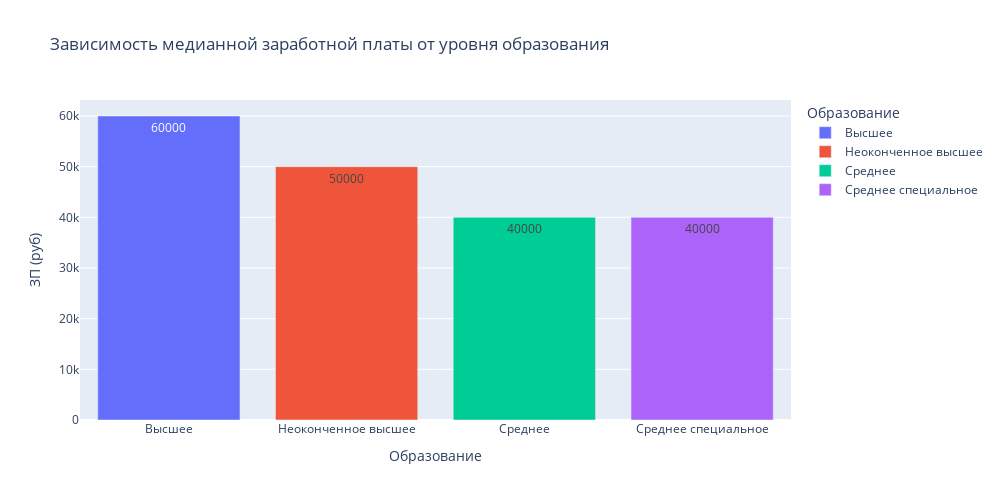

The cell this chart's notebook holds for it:
### Markdown cell above
4. Постройте диаграмму, которая показывает зависимость **медианной** желаемой заработной платы (**"ЗП (руб)"**) от уровня образования (**"Образование"**). Используйте для диаграммы данные о резюме, где желаемая заработная плата меньше 1 млн рублей.
*Сделайте выводы по представленной диаграмме: для каких уровней образования наблюдаются наибольшие и наименьшие уровни желаемой заработной платы? Как вы считаете, важен ли признак уровня образования при прогнозировании заработной платы?*

### Code cell
bar_data = hh.groupby(
    by='Образование',
    as_index=False
)[['ЗП (руб)']].median()
salary_mask2 = hh['ЗП (руб)'] < 1000000


fig = px.bar(
    data_frame=bar_data[salary_mask2],
    x='Образование',
    y='ЗП (руб)',
    color='Образование',
    text = 'ЗП (руб)',
    orientation='v',
    height=500, 
    width=1000, 
    title='Зависимость медианной заработной платы от уровня образования'
)

fig.show()

### Figure 1 — Plotly figure (JSON) as saved in the notebook; plotly's stock layout.template omitted (floating-point values rounded to 4 significant figures)
{"data": [{"alignmentgroup": "True", "hovertemplate": "Образование=%{x}<br>ЗП (руб)=%{text}<extra></extra>", "legendgroup": "Высшее", "marker": {"color": "#636efa", "pattern": {"shape": ""}}, "name": "Высшее", "offsetgroup": "Высшее", "orientation": "v", "showlegend": true, "text": [60000], "textposition": "auto", "type": "bar", "x": ["Высшее"], "xaxis": "x", "y": [60000], "yaxis": "y"}, {"alignmentgroup": "True", "hovertemplate": "Образование=%{x}<br>ЗП (руб)=%{text}<extra></extra>", "legendgroup": "Неоконченное высшее", "marker": {"color": "#EF553B", "pattern": {"shape": ""}}, "name": "Неоконченное высшее", "offsetgroup": "Неоконченное высшее", "orientation": "v", "showlegend": true, "text": [50000], "textposition": "auto", "type": "bar", "x": ["Неоконченное высшее"], "xaxis": "x", "y": [50000], "yaxis": "y"}, {"alignmentgroup": "True", "hovertemplate": "Образование=%{x}<br>ЗП (руб)=%{text}<extra></extra>", "legendgroup": "Среднее", "marker": {"color": "#00cc96", "pattern": {"shape": ""}}, "name": "Среднее", "offsetgroup": "Среднее", "orientation": "v", "showlegend": true, "text": [40000], "textposition": "auto", "type": "bar", "x": ["Среднее"], "xaxis": "x", "y": [40000], "yaxis": "y"}, {"alignmentgroup": "True", "hovertemplate": "Образование=%{x}<br>ЗП (руб)=%{text}<extra></extra>", "legendgroup": "Среднее специальное", "marker": {"color": "#ab63fa", "pattern": {"shape": ""}}, "name": "Среднее специальное", "offsetgroup": "Среднее специальное", "orientation": "v", "showlegend": true, "text": [40000], "textposition": "auto", "type": "bar", "x": ["Среднее специальное"], "xaxis": "x", "y": [40000], "yaxis": "y"}], "layout": {"barmode": "relative", "height": 500, "legend": {"title": {"text": "Образование"}, "tracegroupgap": 0}, "title": {"text": "Зависимость медианной заработной платы от уровня образования"}, "width": 1000, "xaxis": {"anchor": "y", "categoryarray": ["Высшее", "Неоконченное высшее", "Среднее", "Среднее специальное"], "categoryorder": "array", "domain": [0, 1], "title": {"text": "Образование"}}, "yaxis": {"anchor": "x", "domain": [0, 1], "title": {"text": "ЗП (руб)"}}}}
